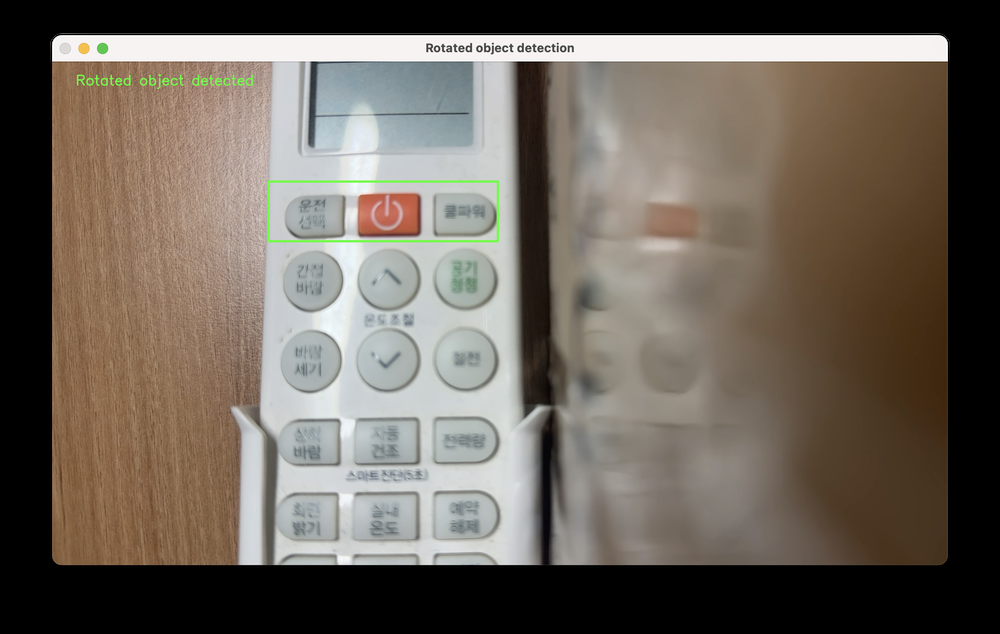
//> input picture image/rotate1.png, 1000 x 634 px, shrunk from 2144 x 1360 before the run, given in place of the camera
$ ./ObjectDetection_Rotated   (built with g++ and OpenCV 4)
//> lines starting //> are read from the running program, lines starting //| are printed output that depends on the picture; after the words box and inside, x2 and y2 are one past the last pixel; in counts of white or black regions, pixels touching at a corner belong together
#include <opencv2/opencv.hpp>
#include <iostream>
#include <vector>
#include <cmath>
#include <future>
#include <algorithm>

// ----- 전역 변수 및 설정 -----
static bool drawing = false;
static int ix = -1, iy = -1;                     // 시작 좌표
static cv::Rect positionRoiCoordinates;          // ROI 좌표를 Rect로 관리
static bool roiSelected = false;                 // ROI 선택 여부

// ----- 함수 선언부 -----
std::pair<cv::Mat, float> rotateImage(const cv::Mat& edgesRoi, const cv::Point2f& center, float angle, int w, int h);
std::vector<std::pair<cv::Mat, float>> createRotatedTemplates(const cv::Mat& roi, int numSteps = 12);
std::pair<cv::Mat, bool> performPositionCorrection(cv::Mat& frame, const cv::Rect& roiRect,
                                                   const std::vector<std::pair<cv::Mat, float>>& rotatedTemplates);
void mouseCallback(int event, int x, int y, int flags, void* userdata);

// ----- 이미지 회전 함수 -----
std::pair<cv::Mat, float> rotateImage(const cv::Mat& edgesRoi, const cv::Point2f& center, float angle, int w, int h)
{
    // 회전 행렬 계산
    cv::Mat M = cv::getRotationMatrix2D(center, -angle, 1.0);
    cv::Mat rotated;
    cv::warpAffine(edgesRoi, rotated, M, cv::Size(w, h));
    return {rotated, angle};
}

// ----- ROI에 대해 회전된 템플릿을 생성하는 함수 -----
std::vector<std::pair<cv::Mat, float>> createRotatedTemplates(const cv::Mat& roi, int numSteps)
{
    // ROI를 그레이 스케일로 변환 후 에지 추출
    cv::Mat grayRoi, edgesRoi;
    cv::cvtColor(roi, grayRoi, cv::COLOR_BGR2GRAY);
    cv::Canny(grayRoi, edgesRoi, 100, 200);

    int w = edgesRoi.cols;
    int h = edgesRoi.rows;
    cv::Point2f center(static_cast<float>(w) / 2.0f, static_cast<float>(h) / 2.0f);

    // 기본 템플릿(회전 안 된 상태)을 먼저 저장
    std::vector<std::pair<cv::Mat, float>> rotatedTemplates;
    rotatedTemplates.emplace_back(edgesRoi, 0.0f);

    // -30도 ~ +30도 범위를 (numSteps) 개로 분할하여 회전
    float angleStep = 60.0f / static_cast<float>(numSteps - 1);
    float startAngle = -30.0f;

    // 멀티스레드를 위한 future 백터
    std::vector<std::future<std::pair<cv::Mat, float>>> futures;
    futures.reserve(numSteps);

    for (int i = 0; i < numSteps; i++)
    {
        float angle = startAngle + angleStep * static_cast<float>(i);
        // 비동기 호출(std::launch::async)
        futures.push_back(std::async(std::launch::async, rotateImage, edgesRoi, center, angle, w, h));
    }

    // 결과 취합
    for (auto& fut : futures)
    {
        rotatedTemplates.push_back(fut.get());
    }

    return rotatedTemplates;
}

// ----- 객체 탐지를 수행하고 결과를 반환하는 함수 -----
std::pair<cv::Mat, bool> performPositionCorrection(cv::Mat& frame, const cv::Rect& roiRect,
                                                   const std::vector<std::pair<cv::Mat, float>>& rotatedTemplates)
{
    // 프레임을 그레이 스케일로 변환 후 에지 추출
    cv::Mat grayFrame, edgesFrame;
    cv::cvtColor(frame, grayFrame, cv::COLOR_BGR2GRAY);
    cv::Canny(grayFrame, edgesFrame, 100, 200);

    double bestVal = -12.0;
    cv::Point bestLoc(0, 0);
    float bestAngle = 0.0f;

    // 모든 회전 템플릿을 순회하며 matchTemplate
    for (const auto& templateAndAngle : rotatedTemplates)
    {
        const cv::Mat& tmpl = templateAndAngle.first;
        float angle = templateAndAngle.second;

        cv::Mat result;
        cv::matchTemplate(edgesFrame, tmpl, result, cv::TM_CCOEFF_NORMED);

        double minVal, maxVal;
        cv::Point minLoc, maxLoc;
        cv::minMaxLoc(result, &minVal, &maxVal, &minLoc, &maxLoc);

        if (maxVal > bestVal)
        {
            bestVal = maxVal;
            bestLoc = maxLoc;
            bestAngle = angle;
        }
    }

    bool found = false;
    // 임계값(예: 0.01)보다 크면 검출 성공으로 판단
    if (bestVal > 0.01)
    {
        found = true;
        // 회전된 템플릿 중 0번(기본 템플릿)의 크기로 바운딩
        // 실제로는 bestAngle에 따라 달라질 수 있지만, 여기서는 단순화
        cv::Mat tmpl = rotatedTemplates[0].first;
        int w = tmpl.cols;
        int h = tmpl.rows;

        // 중심 좌표
        cv::Point2f rectCenter(bestLoc.x + static_cast<float>(w) / 2.0f,
                               bestLoc.y + static_cast<float>(h) / 2.0f);

        // OpenCV C++에서 회전 사각형 표현: RotatedRect
        cv::RotatedRect rRect(rectCenter, cv::Size2f(static_cast<float>(w), static_cast<float>(h)), bestAngle);

        // 4개의 꼭짓점 좌표 구하기
        cv::Point2f vertices[4];
        rRect.points(vertices);

        // 정수 좌표로 변환 후 폴리라인 그리기
        std::vector<cv::Point> points;
        for (int i = 0; i < 4; i++)
        {
            points.emplace_back(vertices[i]);
        }
        cv::polylines(frame, points, true, cv::Scalar(0, 255, 0), 4);
    }

    return {frame, found};
}

// ----- 마우스 콜백 함수 -----
void mouseCallback(int event, int x, int y, int flags, void* userdata)
{
    // userdata로 현재 프레임을 받아온다.
    cv::Mat* framePtr = reinterpret_cast<cv::Mat*>(userdata);
    if (!framePtr) return;

    switch (event)
    {
    case cv::EVENT_LBUTTONDOWN:
        drawing = true;
        ix = x;
        iy = y;
        roiSelected = false;
        break;

    case cv::EVENT_MOUSEMOVE:
        if (drawing)
        {
            cv::Mat frameCopy = framePtr->clone();
            cv::rectangle(frameCopy, cv::Point(ix, iy), cv::Point(x, y), cv::Scalar(0, 255, 0), 2);
            cv::imshow("Rotated object detection", frameCopy);
        }
        break;

    case cv::EVENT_LBUTTONUP:
        drawing = false;
        {
            int x_min = std::min(ix, x);
            int y_min = std::min(iy, y);
            int x_max = std::max(ix, x);
            int y_max = std::max(iy, y);

            // Rect로 ROI 설정
            positionRoiCoordinates = cv::Rect(cv::Point(x_min, y_min), cv::Point(x_max, y_max));
            roiSelected = true;

            std::cout << "ROI 선택됨: (" << x_min << ", " << y_min << ") ~ ("
                      << x_max << ", " << y_max << ")" << std::endl;
        }
        break;
    }
}

// ----- main 함수 -----
int main()
{
    cv::VideoCapture cap(0);
    if (!cap.isOpened())
    {
        std::cerr << "카메라를 열 수 없습니다." << std::endl;
        return -1;
    }

    std::vector<std::pair<cv::Mat, float>> rotatedTemplates;
    bool templatesCreated = false;

    while (true)
    {
        cv::Mat frame;
        cap >> frame;
//> frame is the input picture: 634 rows x 1000 cols, CV_8UC3; mean B, G, R 90.9, 100.5, 108.9
//> the left mouse button is pressed at (250, 158)
//> the mouse is dragged to (500, 317)
//> the mouse is dragged to (750, 475)
//> the button is released at (750, 475)
        if (frame.empty())
        {
            std::cerr << "프레임을 읽을 수 없습니다." << std::endl;
            break;
        }

        // 아직 ROI를 선택하지 않았다면, 원본 프레임을 보여주면서 마우스 콜백 설정
        if (!roiSelected)
        {
            cv::imshow("Rotated object detection", frame);
            // 마우스 콜백은 한 번만 등록해도 계속 유효
            cv::setMouseCallback("Rotated object detection", mouseCallback, &frame);
        }
        else
        {
            // ROI가 선택되었다면, 한 번만 템플릿 생성
            if (!templatesCreated)
            {
                // ROI 좌표가 유효한지 체크
                cv::Rect clampedRect = positionRoiCoordinates & cv::Rect(0, 0, frame.cols, frame.rows);
                if (clampedRect.width <= 0 || clampedRect.height <= 0)
                {
                    std::cout << "유효한 ROI가 아닙니다. 다시 선택해주세요." << std::endl;
                    roiSelected = false;
                    templatesCreated = false;
                    continue;
                }

                cv::Mat roi = frame(clampedRect).clone();
                if (roi.empty())
                {
                    std::cout << "유효한 ROI가 아닙니다. 다시 선택해주세요." << std::endl;
                    roiSelected = false;
                    templatesCreated = false;
                    continue;
                }

                rotatedTemplates = createRotatedTemplates(roi, 12);
//> in createRotatedTemplates, `cv::cvtColor(roi, grayRoi, cv::COLOR_BGR2GRAY);`:
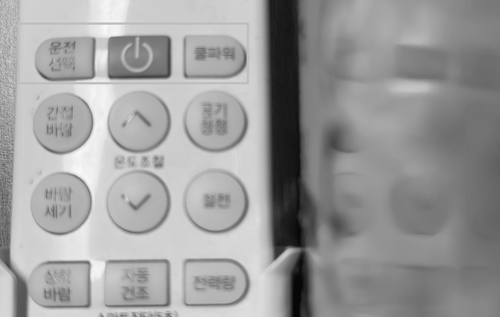
//> grayRoi: 317 rows x 500 cols, CV_8UC1; min 5, max 251, mean 155.2
//> in createRotatedTemplates, `cv::Canny(grayRoi, edgesRoi, 100, 200);`:
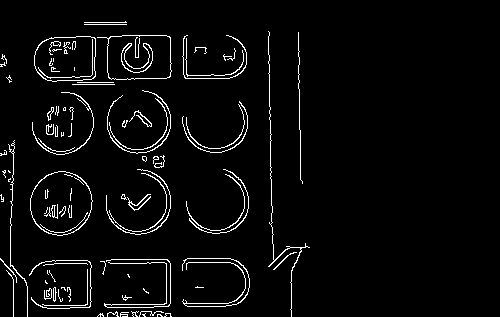
//> edgesRoi: 317 rows x 500 cols, CV_8UC1; 3.9% white in thin lines or dots, all inside (x1, y1, x2, y2) = (0, 21, 310, 317)
//> in createRotatedTemplates, `rotatedTemplates.emplace_back(edgesRoi, 0.0f);`: rotatedTemplates = 1 item
//> after the loop in createRotatedTemplates, `for (int i = 0; i < numSteps; i++)`: futures = 12 items
//> the loop in createRotatedTemplates, `for (auto& fut : futures)` made 12 passes
//> rotatedTemplates = 13 items
                templatesCreated = true;
                std::cout << "ROI가 설정되었습니다." << std::endl;
            }

            // 객체 탐지 수행
            auto [frameCorrected, success] = performPositionCorrection(frame, positionRoiCoordinates, rotatedTemplates);
//> in performPositionCorrection, `cv::Canny(grayFrame, edgesFrame, 100, 200);`:
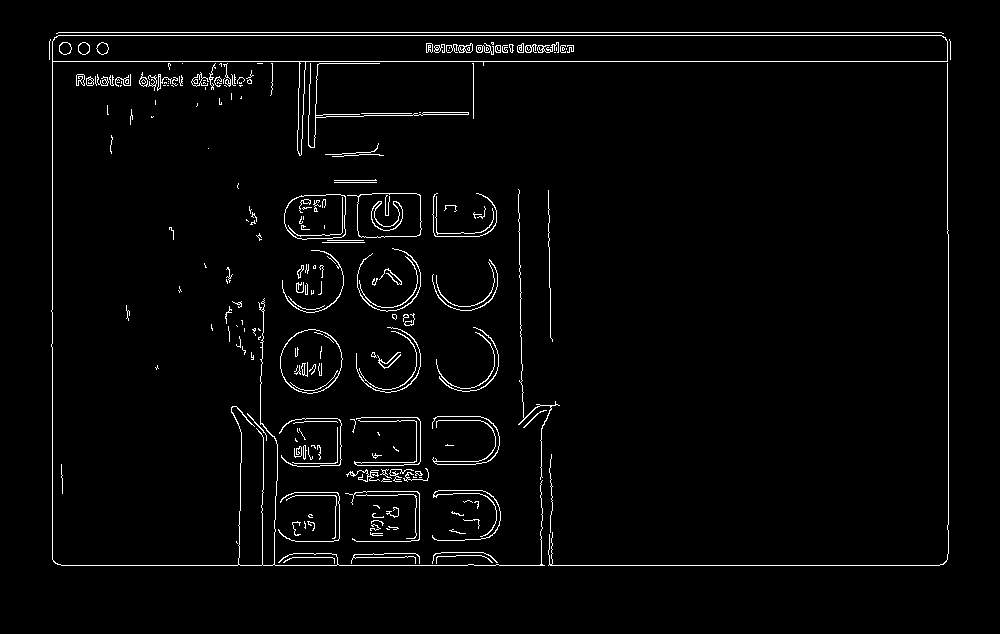
//> edgesFrame: 634 rows x 1000 cols, CV_8UC1; 2.5% white in thin lines or dots, all inside (x1, y1, x2, y2) = (49, 32, 951, 566)
//> the loop in performPositionCorrection, `for (const auto& templateAndAngle : rotatedTemplates)` made 13 passes
//> (angle, minVal, maxVal, minLoc, bestVal, bestLoc, bestAngle) on pass 1: (0, -0.0337, 0.992, Point(10, 255), 0.992, Point(250, 158), 0)
//> pass 1, in performPositionCorrection, `cv::matchTemplate(edgesFrame, tmpl, result, cv::TM_CCOEFF_NORMED);`:
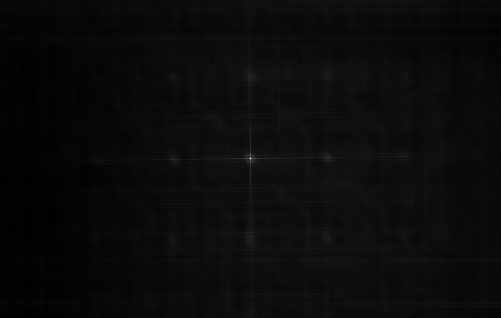
//> result: 318 rows x 501 cols, CV_32FC1; min -0.0337, max 0.992, mean 0.011; drawn with min black and max white
//> pass 2, in performPositionCorrection, `cv::matchTemplate(edgesFrame, tmpl, result, cv::TM_CCOEFF_NORMED);`:
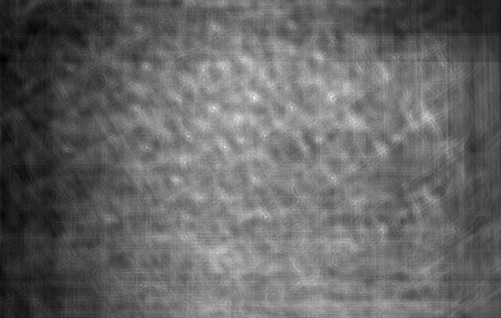
//> result: 318 rows x 501 cols, CV_32FC1; min -0.0352, max 0.0805, mean 0.0114; drawn with min black and max white
//> after the loop in performPositionCorrection, `for (const auto& templateAndAngle : rotatedTemplates)`: bestVal = 0.992; bestAngle = 0
//> in performPositionCorrection, `cv::Point2f rectCenter(bestLoc.x + static_cast<float>(w) / 2.0f, bestL..`: rectCenter = Point(500, 316.5)
//> in performPositionCorrection, `cv::RotatedRect rRect(rectCenter, cv::Size2f(static_cast<float>(w), st..`: rRect = centre (500, 316.5), size (500, 317), angle 0
//> in performPositionCorrection, `rRect.points(vertices);`: vertices = 4 Points (x, y): [250, 475], [250, 158], [750, 158], [750, 475]
//> in performPositionCorrection, `cv::polylines(frame, points, true, cv::Scalar(0, 255, 0), 4);`:
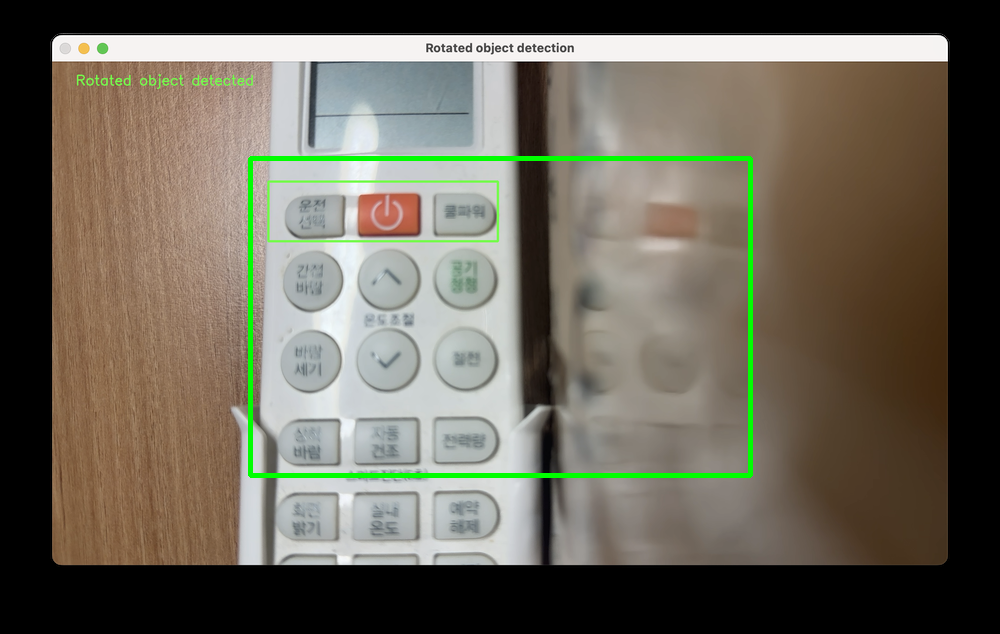
//> frame: 634 rows x 1000 cols, CV_8UC3; 1.29% of pixels changed, all inside (x1, y1, x2, y2) = (248, 156, 753, 478)
//> success = true
            if (success)
            {
                cv::putText(frameCorrected, "Rotated object detected", cv::Point(50, 50),
                            cv::FONT_HERSHEY_SIMPLEX, 1, cv::Scalar(0, 255, 0), 2);
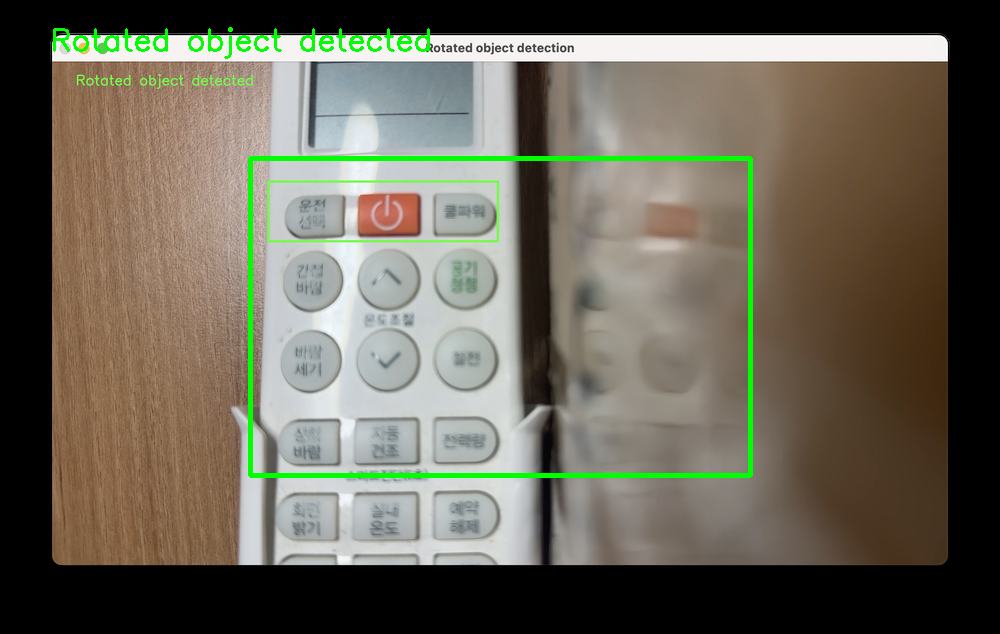
//> frameCorrected: 634 rows x 1000 cols, CV_8UC3; 0.44% of pixels changed, all inside (x1, y1, x2, y2) = (53, 27, 430, 59)
            }
            else
            {
                cv::putText(frameCorrected, "Rotated object detection failed", cv::Point(50, 50),
                            cv::FONT_HERSHEY_SIMPLEX, 1, cv::Scalar(0, 0, 255), 2);
            }

            cv::imshow("Rotated object detection", frameCorrected);
        }

        // 'q' 키를 누르면 종료
        if (cv::waitKey(1) == 'q')
//> the 'q' key is pressed
        {
            break;
        }
    }

    cap.release();
    cv::destroyAllWindows();
    return 0;
}

$ run again, on image/rotate2.png
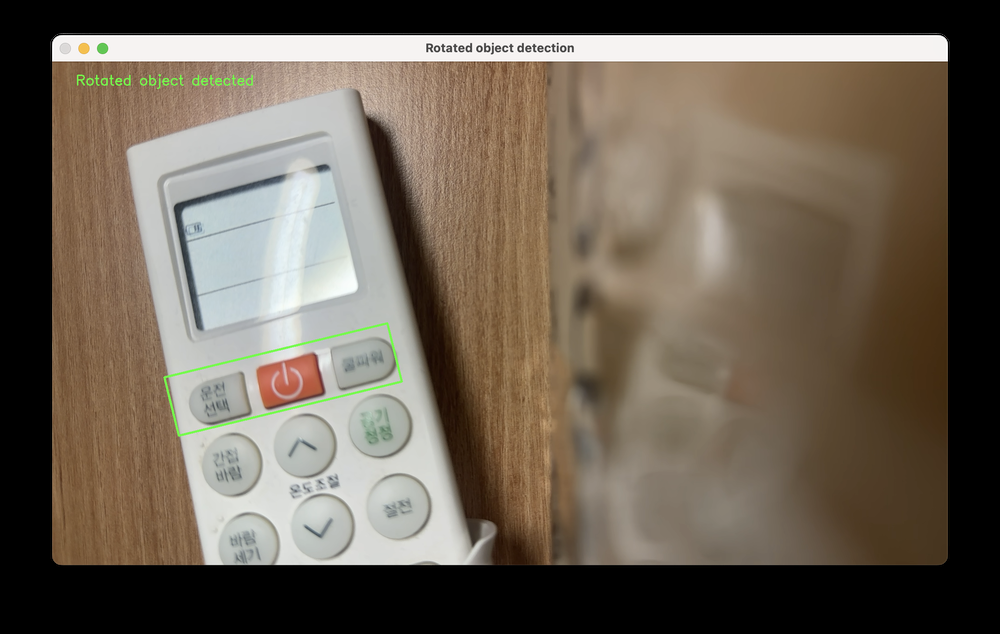
//> input picture image/rotate2.png, 1000 x 634 px, shrunk from 2144 x 1360 before the run, given in place of the camera
//> frame is the input picture: 634 rows x 1000 cols, CV_8UC3; mean B, G, R 84.4, 97.4, 108
//> in createRotatedTemplates, `cv::Canny(grayRoi, edgesRoi, 100, 200);`:
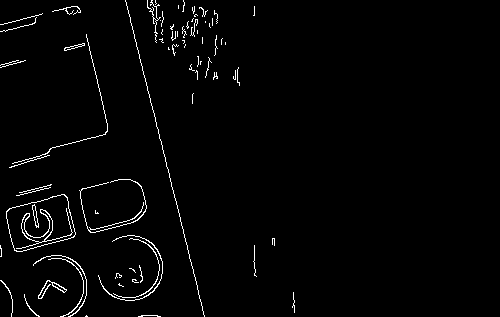
//> edgesRoi: 317 rows x 500 cols, CV_8UC1; 2% white in thin lines or dots, all inside (x1, y1, x2, y2) = (0, 0, 295, 317)
//> in createRotatedTemplates, `rotatedTemplates.emplace_back(edgesRoi, 0.0f);`: rotatedTemplates = 1 item
//> after the loop in createRotatedTemplates, `for (int i = 0; i < numSteps; i++)`: futures = 12 items
//> the loop in createRotatedTemplates, `for (auto& fut : futures)` made 12 passes
//> `rotatedTemplates = createRotatedTemplates(roi, 12);`: rotatedTemplates = 13 items
//> edgesFrame: 634 rows x 1000 cols, CV_8UC1; 2.5% white in thin lines or dots, all inside (x1, y1, x2, y2) = (49, 32, 951, 566)
//> the loop in performPositionCorrection, `for (const auto& templateAndAngle : rotatedTemplates)` made 13 passes
//> (angle, minVal, maxVal, minLoc, bestVal, bestLoc, bestAngle) on pass 1: (0, -0.0213, 0.985, Point(14, 311), 0.985, Point(250, 158), 0)
//> after the loop in performPositionCorrection, `for (const auto& templateAndAngle : rotatedTemplates)`: bestVal = 0.985; bestAngle = 0
//> rectCenter = Point(500, 316.5)
//> rRect = centre (500, 316.5), size (500, 317), angle 0
//> vertices = 4 Points (x, y): [250, 475], [250, 158], [750, 158], [750, 475]
//> frame: 634 rows x 1000 cols, CV_8UC3; 1.29% of pixels changed, all inside (x1, y1, x2, y2) = (248, 156, 753, 478)
//> success = true
//> `cv::putText(frameCorrected, "Rotated object detected", cv::Point(50, 5..`:
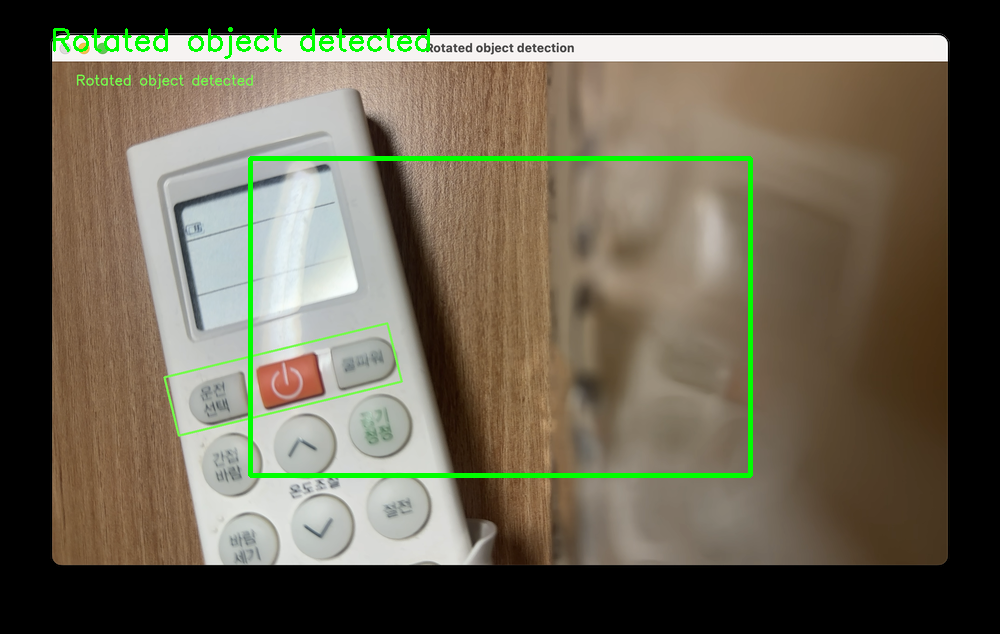
//> frameCorrected: 634 rows x 1000 cols, CV_8UC3; mean B, G, R 81.8, 99, 105.1
